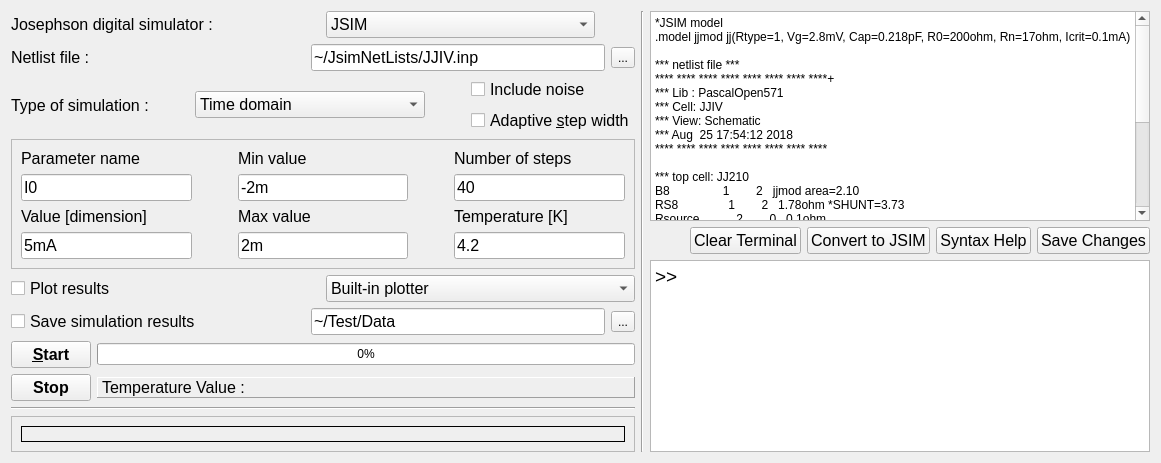
  <widget class="QWidget" name="centralWidget">
   <layout class="QHBoxLayout" name="horizontalLayout_10">
    <item>
     <layout class="QVBoxLayout" name="verticalLayout_5">
      <item>
       <layout class="QHBoxLayout" name="horizontalLayout">
        <item>
         <widget class="QLabel" name="label">
          <property name="font">
           <font>
            <pointsize>12</pointsize>
           </font>
          </property>
          <property name="text">
           <string>Josephson digital simulator :</string>
          </property>
         </widget>
        </item>
        <item>
         <spacer name="horizontalSpacer_15">
          <property name="orientation">
           <enum>Qt::Horizontal</enum>
          </property>
          <property name="sizeType">
           <enum>QSizePolicy::Preferred</enum>
          </property>
          <property name="sizeHint" stdset="0">
           <size>
            <width>40</width>
            <height>20</height>
           </size>
          </property>
         </spacer>
        </item>
        <item>
         <widget class="QComboBox" name="SimComboBox">
          <property name="font">
           <font>
            <family>Tahoma</family>
            <pointsize>12</pointsize>
           </font>
          </property>
          <property name="statusTip">
           <string>Choose Simulator Executable File</string>
          </property>
          <item>
           <property name="text">
            <string>JSIM</string>
           </property>
          </item>
          <item>
           <property name="text">
            <string>JoSIM (V2.3)</string>
           </property>
          </item>
         </widget>
        </item>
        <item>
         <spacer name="horizontalSpacer">
          <property name="orientation">
           <enum>Qt::Horizontal</enum>
          </property>
          <property name="sizeType">
           <enum>QSizePolicy::Preferred</enum>
          </property>
          <property name="sizeHint" stdset="0">
           <size>
            <width>40</width>
            <height>20</height>
           </size>
          </property>
         </spacer>
        </item>
       </layout>
      </item>
      <item>
       <layout class="QHBoxLayout" name="horizontalLayout_2">
        <item>
         <widget class="QLabel" name="label_2">
          <property name="font">
           <font>
            <family>Arial</family>
            <pointsize>12</pointsize>
           </font>
          </property>
          <property name="text">
           <string>Netlist file :</string>
          </property>
         </widget>
        </item>
        <item>
         <widget class="QLineEdit" name="NetlistLineEdit">
          <property name="sizePolicy">
           <sizepolicy hsizetype="Preferred" vsizetype="Fixed">
            <horstretch>0</horstretch>
            <verstretch>0</verstretch>
           </sizepolicy>
          </property>
          <property name="font">
           <font>
            <family>Tahoma</family>
            <pointsize>12</pointsize>
           </font>
          </property>
          <property name="statusTip">
           <string>Choose Netlist File</string>
          </property>
          <property name="text">
           <string>~/JsimNetLists/JJIV.inp</string>
          </property>
         </widget>
        </item>
        <item>
         <widget class="QToolButton" name="NetlistToolButton">
          <property name="toolTip">
           <string>Choose Netlist File</string>
          </property>
          <property name="text">
           <string>...</string>
          </property>
         </widget>
        </item>
       </layout>
      </item>
      <item>
       <layout class="QHBoxLayout" name="horizontalLayout_3">
        <item>
         <widget class="QLabel" name="label_3">
          <property name="font">
           <font>
            <family>Arial</family>
            <pointsize>12</pointsize>
           </font>
          </property>
          <property name="text">
           <string>Type of simulation :</string>
          </property>
         </widget>
        </item>
        <item>
         <spacer name="horizontalSpacer_2">
          <property name="orientation">
           <enum>Qt::Horizontal</enum>
          </property>
          <property name="sizeType">
           <enum>QSizePolicy::Minimum</enum>
          </property>
          <property name="sizeHint" stdset="0">
           <size>
            <width>40</width>
            <height>20</height>
           </size>
          </property>
         </spacer>
        </item>
        <item>
         <widget class="QComboBox" name="TypeComboBox">
          <property name="font">
           <font>
            <family>Tahoma</family>
            <pointsize>12</pointsize>
           </font>
          </property>
          <property name="statusTip">
           <string>Choose Simulatoin Type From List</string>
          </property>
          <property name="currentIndex">
           <number>0</number>
          </property>
          <property name="maxVisibleItems">
           <number>10</number>
          </property>
          <item>
           <property name="text">
            <string>Time domain</string>
           </property>
          </item>
          <item>
           <property name="text">
            <string>Parametric analysis</string>
           </property>
          </item>
          <item>
           <property name="text">
            <string>Temperature analysis</string>
           </property>
          </item>
          <item>
           <property name="text">
            <string>Bit Error Rate (BER)</string>
           </property>
          </item>
          <item>
           <property name="text">
            <string>Frequency response</string>
           </property>
          </item>
          <item>
           <property name="text">
            <string>I-V characteristics (accurate)</string>
           </property>
          </item>
          <item>
           <property name="text">
            <string>I-V characteristics (fast)</string>
           </property>
          </item>
         </widget>
        </item>
        <item>
         <spacer name="horizontalSpacer_16">
          <property name="orientation">
           <enum>Qt::Horizontal</enum>
          </property>
          <property name="sizeType">
           <enum>QSizePolicy::Minimum</enum>
          </property>
          <property name="sizeHint" stdset="0">
           <size>
            <width>40</width>
            <height>20</height>
           </size>
          </property>
         </spacer>
        </item>
        <item>
         <layout class="QVBoxLayout" name="verticalLayout_3">
          <item>
           <widget class="QCheckBox" name="NoiseCheckBox">
            <property name="font">
             <font>
              <family>Arial</family>
              <pointsize>12</pointsize>
             </font>
            </property>
            <property name="statusTip">
             <string>Adds Noise to the Resistors in the Netlist depending on the temperature.</string>
            </property>
            <property name="text">
             <string>Include noise</string>
            </property>
           </widget>
          </item>
          <item>
           <widget class="QCheckBox" name="ASWcheckBox">
            <property name="font">
             <font>
              <family>Arial</family>
              <pointsize>12</pointsize>
             </font>
            </property>
            <property name="text">
             <string>Adaptive &amp;step width</string>
            </property>
           </widget>
          </item>
         </layout>
        </item>
       </layout>
      </item>
      <item>
       <widget class="QFrame" name="frame">
        <property name="sizePolicy">
         <sizepolicy hsizetype="Minimum" vsizetype="Minimum">
          <horstretch>0</horstretch>
          <verstretch>0</verstretch>
         </sizepolicy>
        </property>
        <property name="frameShape">
         <enum>QFrame::StyledPanel</enum>
        </property>
        <property name="frameShadow">
         <enum>QFrame::Raised</enum>
        </property>
        <layout class="QHBoxLayout" name="horizontalLayout_8">
         <item>
          <layout class="QHBoxLayout" name="horizontalLayout_6">
           <item>
            <layout class="QVBoxLayout" name="verticalLayout">
             <item>
              <widget class="QLabel" name="label_11">
               <property name="sizePolicy">
                <sizepolicy hsizetype="Preferred" vsizetype="Fixed">
                 <horstretch>0</horstretch>
                 <verstretch>0</verstretch>
                </sizepolicy>
               </property>
               <property name="font">
                <font>
                 <family>Arial</family>
                 <pointsize>12</pointsize>
                </font>
               </property>
               <property name="text">
                <string>Parameter name</string>
               </property>
              </widget>
             </item>
             <item>
              <widget class="QLineEdit" name="ParamLineEdit">
               <property name="sizePolicy">
                <sizepolicy hsizetype="Preferred" vsizetype="Fixed">
                 <horstretch>0</horstretch>
                 <verstretch>0</verstretch>
                </sizepolicy>
               </property>
               <property name="font">
                <font>
                 <family>Tahoma</family>
                 <pointsize>12</pointsize>
                </font>
               </property>
               <property name="toolTip">
                <string>Set the name of the parameter in top cell you want to change.</string>
               </property>
               <property name="statusTip">
                <string>Parameter Name</string>
               </property>
               <property name="text">
                <string>I0</string>
               </property>
              </widget>
             </item>
             <item>
              <widget class="QLabel" name="label_12">
               <property name="sizePolicy">
                <sizepolicy hsizetype="Preferred" vsizetype="Fixed">
                 <horstretch>0</horstretch>
                 <verstretch>0</verstretch>
                </sizepolicy>
               </property>
               <property name="font">
                <font>
                 <family>Arial</family>
                 <pointsize>12</pointsize>
                </font>
               </property>
               <property name="frameShape">
                <enum>QFrame::NoFrame</enum>
               </property>
               <property name="text">
                <string>Value [dimension]</string>
               </property>
              </widget>
             </item>
             <item>
              <widget class="QLineEdit" name="SubParamLineEdit">
               <property name="sizePolicy">
                <sizepolicy hsizetype="Preferred" vsizetype="Fixed">
                 <horstretch>0</horstretch>
                 <verstretch>0</verstretch>
                </sizepolicy>
               </property>
               <property name="font">
                <font>
                 <family>Tahoma</family>
                 <pointsize>12</pointsize>
                </font>
               </property>
               <property name="toolTip">
                <string/>
               </property>
               <property name="statusTip">
                <string>Sub Parameter Value. (Value of the current, Frequency, ...)</string>
               </property>
               <property name="text">
                <string>5mA</string>
               </property>
              </widget>
             </item>
            </layout>
           </item>
           <item>
            <spacer name="horizontalSpacer_4">
             <property name="orientation">
              <enum>Qt::Horizontal</enum>
             </property>
             <property name="sizeType">
              <enum>QSizePolicy::Minimum</enum>
             </property>
             <property name="sizeHint" stdset="0">
              <size>
               <width>40</width>
               <height>20</height>
              </size>
             </property>
            </spacer>
           </item>
           <item>
            <layout class="QVBoxLayout" name="verticalLayout_2">
             <item>
              <widget class="QLabel" name="label_9">
               <property name="sizePolicy">
                <sizepolicy hsizetype="Preferred" vsizetype="Fixed">
                 <horstretch>0</horstretch>
                 <verstretch>0</verstretch>
                </sizepolicy>
               </property>
               <property name="font">
                <font>
                 <family>Arial</family>
                 <pointsize>12</pointsize>
                </font>
               </property>
               <property name="text">
                <string>Min value</string>
               </property>
              </widget>
             </item>
             <item>
              <widget class="QLineEdit" name="MinValLineEdit">
               <property name="sizePolicy">
                <sizepolicy hsizetype="Preferred" vsizetype="Fixed">
                 <horstretch>0</horstretch>
                 <verstretch>0</verstretch>
                </sizepolicy>
               </property>
               <property name="font">
                <font>
                 <family>Tahoma</family>
                 <pointsize>12</pointsize>
                </font>
               </property>
               <property name="toolTip">
                <string>Start value of simulation</string>
               </property>
               <property name="statusTip">
                <string>Minimum Value of the Parameter. (Don't forget to add the correct dimentions!)</string>
               </property>
               <property name="text">
                <string>-2m</string>
               </property>
              </widget>
             </item>
             <item>
              <widget class="QLabel" name="label_10">
               <property name="sizePolicy">
                <sizepolicy hsizetype="Preferred" vsizetype="Fixed">
                 <horstretch>0</horstretch>
                 <verstretch>0</verstretch>
                </sizepolicy>
               </property>
               <property name="font">
                <font>
                 <family>Arial</family>
                 <pointsize>12</pointsize>
                </font>
               </property>
               <property name="text">
                <string>Max value</string>
               </property>
              </widget>
             </item>
             <item>
              <widget class="QLineEdit" name="MaxValLineEdit">
               <property name="sizePolicy">
                <sizepolicy hsizetype="Preferred" vsizetype="Fixed">
                 <horstretch>0</horstretch>
                 <verstretch>0</verstretch>
                </sizepolicy>
               </property>
               <property name="font">
                <font>
                 <family>Tahoma</family>
                 <pointsize>12</pointsize>
                </font>
               </property>
               <property name="toolTip">
                <string>End value of simulation</string>
               </property>
               <property name="statusTip">
                <string>Maximum Value of the Parameter. (Don't forget to add the correct dimentions!)</string>
               </property>
               <property name="text">
                <string>2m</string>
               </property>
              </widget>
             </item>
            </layout>
           </item>
           <item>
            <spacer name="horizontalSpacer_5">
             <property name="orientation">
              <enum>Qt::Horizontal</enum>
             </property>
             <property name="sizeType">
              <enum>QSizePolicy::Minimum</enum>
             </property>
             <property name="sizeHint" stdset="0">
              <size>
               <width>40</width>
               <height>20</height>
              </size>
             </property>
            </spacer>
           </item>
           <item>
            <layout class="QVBoxLayout" name="verticalLayout_4">
             <item>
              <widget class="QLabel" name="label_7">
               <property name="sizePolicy">
                <sizepolicy hsizetype="Preferred" vsizetype="Fixed">
                 <horstretch>0</horstretch>
                 <verstretch>0</verstretch>
                </sizepolicy>
               </property>
               <property name="font">
                <font>
                 <family>Arial</family>
                 <pointsize>12</pointsize>
                </font>
               </property>
               <property name="text">
                <string>Number of steps</string>
               </property>
              </widget>
             </item>
             <item>
              <widget class="QLineEdit" name="StepLineEdit">
               <property name="sizePolicy">
                <sizepolicy hsizetype="Preferred" vsizetype="Fixed">
                 <horstretch>0</horstretch>
                 <verstretch>0</verstretch>
                </sizepolicy>
               </property>
               <property name="font">
                <font>
                 <family>Tahoma</family>
                 <pointsize>12</pointsize>
                </font>
               </property>
               <property name="toolTip">
                <string>Step Number, bigger step would take more time!</string>
               </property>
               <property name="statusTip">
                <string>Number of the simulation steps.</string>
               </property>
               <property name="text">
                <string>40</string>
               </property>
              </widget>
             </item>
             <item>
              <widget class="QLabel" name="label_8">
               <property name="sizePolicy">
                <sizepolicy hsizetype="Preferred" vsizetype="Fixed">
                 <horstretch>0</horstretch>
                 <verstretch>0</verstretch>
                </sizepolicy>
               </property>
               <property name="font">
                <font>
                 <family>Arial</family>
                 <pointsize>12</pointsize>
                </font>
               </property>
               <property name="text">
                <string>Temperature [K]</string>
               </property>
              </widget>
             </item>
             <item>
              <widget class="QLineEdit" name="TempLineEdit">
               <property name="sizePolicy">
                <sizepolicy hsizetype="Preferred" vsizetype="Fixed">
                 <horstretch>0</horstretch>
                 <verstretch>0</verstretch>
                </sizepolicy>
               </property>
               <property name="font">
                <font>
                 <family>Tahoma</family>
                 <pointsize>12</pointsize>
                </font>
               </property>
               <property name="toolTip">
                <string>Circuit temperature. (should be under 9.1K)</string>
               </property>
               <property name="statusTip">
                <string>Simulation temperature in Kelvins.</string>
               </property>
               <property name="text">
                <string>4.2</string>
               </property>
              </widget>
             </item>
            </layout>
           </item>
          </layout>
         </item>
        </layout>
       </widget>
      </item>
      <item>
       <layout class="QHBoxLayout" name="horizontalLayout_4">
        <item>
         <widget class="QCheckBox" name="PlotCheckBox">
          <property name="font">
           <font>
            <family>Arial</family>
            <pointsize>12</pointsize>
           </font>
          </property>
          <property name="statusTip">
           <string>If Checked, Generates Plot for the Chosen Simulation.</string>
          </property>
          <property name="text">
           <string>Plot results</string>
          </property>
          <property name="checked">
           <bool>false</bool>
          </property>
         </widget>
        </item>
        <item>
         <widget class="QComboBox" name="PlotComboBox">
          <property name="font">
           <font>
            <family>Tahoma</family>
            <pointsize>12</pointsize>
           </font>
          </property>
          <property name="statusTip">
           <string>Choose Your Plotter from List.</string>
          </property>
          <item>
           <property name="text">
            <string>Built-in plotter</string>
           </property>
          </item>
          <item>
           <property name="text">
            <string>GNUplot</string>
           </property>
          </item>
          <item>
           <property name="text">
            <string>XMgrace</string>
           </property>
          </item>
         </widget>
        </item>
       </layout>
      </item>
      <item>
       <layout class="QHBoxLayout" name="horizontalLayout_5">
        <item>
         <widget class="QCheckBox" name="SaveCheckBox">
          <property name="font">
           <font>
            <family>Arial</family>
            <pointsize>12</pointsize>
           </font>
          </property>
          <property name="text">
           <string>Save simulation results</string>
          </property>
         </widget>
        </item>
        <item>
         <widget class="QLineEdit" name="SaveLineEdit">
          <property name="sizePolicy">
           <sizepolicy hsizetype="Preferred" vsizetype="Fixed">
            <horstretch>0</horstretch>
            <verstretch>0</verstretch>
           </sizepolicy>
          </property>
          <property name="font">
           <font>
            <family>Tahoma</family>
            <pointsize>12</pointsize>
           </font>
          </property>
          <property name="statusTip">
           <string>Path of the Folder to Save the Simulation Results</string>
          </property>
          <property name="text">
           <string>~/Test/Data</string>
          </property>
         </widget>
        </item>
        <item>
         <widget class="QToolButton" name="SaveToolButton">
          <property name="text">
           <string>...</string>
          </property>
         </widget>
        </item>
       </layout>
      </item>
      <item>
       <layout class="QHBoxLayout" name="horizontalLayout_12">
        <item>
         <widget class="QPushButton" name="StartPushButton">
          <property name="sizePolicy">
           <sizepolicy hsizetype="Fixed" vsizetype="Fixed">
            <horstretch>0</horstretch>
            <verstretch>0</verstretch>
           </sizepolicy>
          </property>
          <property name="font">
           <font>
            <family>Arial</family>
            <pointsize>12</pointsize>
            <weight>75</weight>
            <italic>false</italic>
            <bold>true</bold>
           </font>
          </property>
          <property name="statusTip">
           <string>Starting the Simulation</string>
          </property>
          <property name="text">
           <string>&amp;Start</string>
          </property>
          <property name="autoDefault">
           <bool>false</bool>
          </property>
          <property name="default">
           <bool>false</bool>
          </property>
         </widget>
        </item>
        <item>
         <widget class="QProgressBar" name="ProgressBar">
          <property name="sizePolicy">
           <sizepolicy hsizetype="Preferred" vsizetype="Fixed">
            <horstretch>0</horstretch>
            <verstretch>0</verstretch>
           </sizepolicy>
          </property>
          <property name="toolTip">
           <string>Shows the progress of the simulation</string>
          </property>
          <property name="statusTip">
           <string>Progress of Your Simulation, Be Patient!</string>
          </property>
          <property name="value">
           <number>0</number>
          </property>
         </widget>
        </item>
       </layout>
      </item>
      <item>
       <layout class="QHBoxLayout" name="horizontalLayout_9">
        <item>
         <widget class="QPushButton" name="StopPushButton">
          <property name="sizePolicy">
           <sizepolicy hsizetype="Fixed" vsizetype="Fixed">
            <horstretch>0</horstretch>
            <verstretch>0</verstretch>
           </sizepolicy>
          </property>
          <property name="font">
           <font>
            <family>Arial</family>
            <pointsize>12</pointsize>
            <weight>75</weight>
            <italic>false</italic>
            <bold>true</bold>
           </font>
          </property>
          <property name="statusTip">
           <string>Starting the Simulation</string>
          </property>
          <property name="text">
           <string>Stop</string>
          </property>
         </widget>
        </item>
        <item>
         <widget class="QLabel" name="InfoLabel">
          <property name="sizePolicy">
           <sizepolicy hsizetype="Preferred" vsizetype="Fixed">
            <horstretch>0</horstretch>
            <verstretch>0</verstretch>
           </sizepolicy>
          </property>
          <property name="font">
           <font>
            <family>Arial</family>
            <pointsize>12</pointsize>
           </font>
          </property>
          <property name="frameShape">
           <enum>QFrame::Panel</enum>
          </property>
          <property name="frameShadow">
           <enum>QFrame::Raised</enum>
          </property>
          <property name="lineWidth">
           <number>1</number>
          </property>
          <property name="text">
           <string>Temperature Value : </string>
          </property>
         </widget>
        </item>
       </layout>
      </item>
      <item>
       <widget class="Line" name="line">
        <property name="orientation">
         <enum>Qt::Horizontal</enum>
        </property>
       </widget>
      </item>
      <item>
       <widget class="QFrame" name="frame_2">
        <property name="sizePolicy">
         <sizepolicy hsizetype="Preferred" vsizetype="Preferred">
          <horstretch>0</horstretch>
          <verstretch>0</verstretch>
         </sizepolicy>
        </property>
        <property name="frameShape">
         <enum>QFrame::StyledPanel</enum>
        </property>
        <property name="frameShadow">
         <enum>QFrame::Raised</enum>
        </property>
        <layout class="QHBoxLayout" name="horizontalLayout_11">
         <item>
          <widget class="QLabel" name="lblNetlistPic">
           <property name="sizePolicy">
            <sizepolicy hsizetype="Preferred" vsizetype="Preferred">
             <horstretch>0</horstretch>
             <verstretch>0</verstretch>
            </sizepolicy>
           </property>
           <property name="frameShape">
            <enum>QFrame::Box</enum>
           </property>
           <property name="frameShadow">
            <enum>QFrame::Plain</enum>
           </property>
           <property name="text">
            <string/>
           </property>
          </widget>
         </item>
        </layout>
       </widget>
      </item>
     </layout>
    </item>
    <item>
     <widget class="Line" name="line_2">
      <property name="orientation">
       <enum>Qt::Vertical</enum>
      </property>
     </widget>
    </item>
    <item>
     <layout class="QVBoxLayout" name="verticalLayout_6">
      <item>
       <widget class="QPlainTextEdit" name="NetlistPlainTextEdit">
        <property name="sizeIncrement">
         <size>
          <width>1</width>
          <height>1</height>
         </size>
        </property>
        <property name="toolTip">
         <string>Shows the progress of the simulation</string>
        </property>
        <property name="sizeAdjustPolicy">
         <enum>QAbstractScrollArea::AdjustIgnored</enum>
        </property>
        <property name="plainText">
         <string>*JSIM model
.model jjmod jj(Rtype=1, Vg=2.8mV, Cap=0.218pF, R0=200ohm, Rn=17ohm, Icrit=0.1mA)

*** netlist file ***
**** **** **** **** **** **** **** ****+
*** Lib : PascalOpen571
*** Cell: JJIV
*** View: Schematic
*** Aug  25 17:54:12 2018
**** **** **** **** **** **** **** ****

*** top cell: JJ210
B8                1        2   jjmod area=2.10
RS8               1        2   1.78ohm *SHUNT=3.73
Rsource           2        0   0.1ohm
I0                0        1   PWL(0ps 0mA 100ps 0.5mA)
I1               1         0   SIN(0 250uA 100GHZ 0us 0)

*** netlist file ***

*** jsim input file ***
.tran 0.2ps 500PS 0.1PS 0.1PS
.FILE OUT.DAT
.PRINT DEVI Rsource
.PRINT NODEV 1 2
*** jsim input file ***</string>
        </property>
       </widget>
      </item>
      <item>
       <layout class="QHBoxLayout" name="horizontalLayout_7">
        <item>
         <spacer name="horizontalSpacer_6">
          <property name="orientation">
           <enum>Qt::Horizontal</enum>
          </property>
          <property name="sizeHint" stdset="0">
           <size>
            <width>40</width>
            <height>20</height>
           </size>
          </property>
         </spacer>
        </item>
        <item>
         <widget class="QPushButton" name="ClearTerminalpushButton">
          <property name="font">
           <font>
            <family>Arial</family>
            <pointsize>12</pointsize>
           </font>
          </property>
          <property name="toolTip">
           <string>Clears the terminal field.</string>
          </property>
          <property name="text">
           <string>Clear Terminal</string>
          </property>
         </widget>
        </item>
        <item>
         <widget class="QPushButton" name="convertPushButton">
          <property name="font">
           <font>
            <family>Arial</family>
            <pointsize>12</pointsize>
           </font>
          </property>
          <property name="toolTip">
           <string>Converts the netlist to JSIM friendly netlist format.</string>
          </property>
          <property name="text">
           <string>Convert to JSIM</string>
          </property>
          <property name="autoRepeat">
           <bool>false</bool>
          </property>
          <property name="autoExclusive">
           <bool>false</bool>
          </property>
          <property name="autoDefault">
           <bool>false</bool>
          </property>
          <property name="default">
           <bool>false</bool>
          </property>
          <property name="flat">
           <bool>false</bool>
          </property>
         </widget>
        </item>
        <item>
         <widget class="QPushButton" name="TemplateNetListPushBottun">
          <property name="font">
           <font>
            <family>Arial</family>
            <pointsize>12</pointsize>
           </font>
          </property>
          <property name="toolTip">
           <string>Opens the help file for JSIIM and Auto5.</string>
          </property>
          <property name="text">
           <string>Syntax Help</string>
          </property>
         </widget>
        </item>
        <item>
         <widget class="QPushButton" name="SaveNetListPushBottun">
          <property name="font">
           <font>
            <family>Arial</family>
            <pointsize>12</pointsize>
           </font>
          </property>
          <property name="toolTip">
           <string>Saves the changes to the netlist.</string>
          </property>
          <property name="text">
           <string>Save Changes</string>
          </property>
         </widget>
        </item>
       </layout>
      </item>
      <item>
       <widget class="QPlainTextEdit" name="TerminalPlainTextEdit">
        <property name="sizePolicy">
         <sizepolicy hsizetype="Expanding" vsizetype="Preferred">
          <horstretch>0</horstretch>
          <verstretch>0</verstretch>
         </sizepolicy>
        </property>
        <property name="sizeIncrement">
         <size>
          <width>1</width>
          <height>1</height>
         </size>
        </property>
        <property name="font">
         <font>
          <family>Arial</family>
          <pointsize>14</pointsize>
         </font>
        </property>
        <property name="cursor" stdset="0">
         <cursorShape>IBeamCursor</cursorShape>
        </property>
        <property name="focusPolicy">
         <enum>Qt::NoFocus</enum>
        </property>
        <property name="contextMenuPolicy">
         <enum>Qt::ActionsContextMenu</enum>
        </property>
        <property name="toolTip">
         <string>Terminal</string>
        </property>
        <property name="statusTip">
         <string>Terminal outputs are displayed here.</string>
        </property>
        <property name="sizeAdjustPolicy">
         <enum>QAbstractScrollArea::AdjustIgnored</enum>
        </property>
        <property name="lineWrapMode">
         <enum>QPlainTextEdit::NoWrap</enum>
        </property>
        <property name="plainText">
         <string>&gt;&gt;</string>
        </property>
       </widget>
      </item>
     </layout>
    </item>
   </layout>
  </widget>
